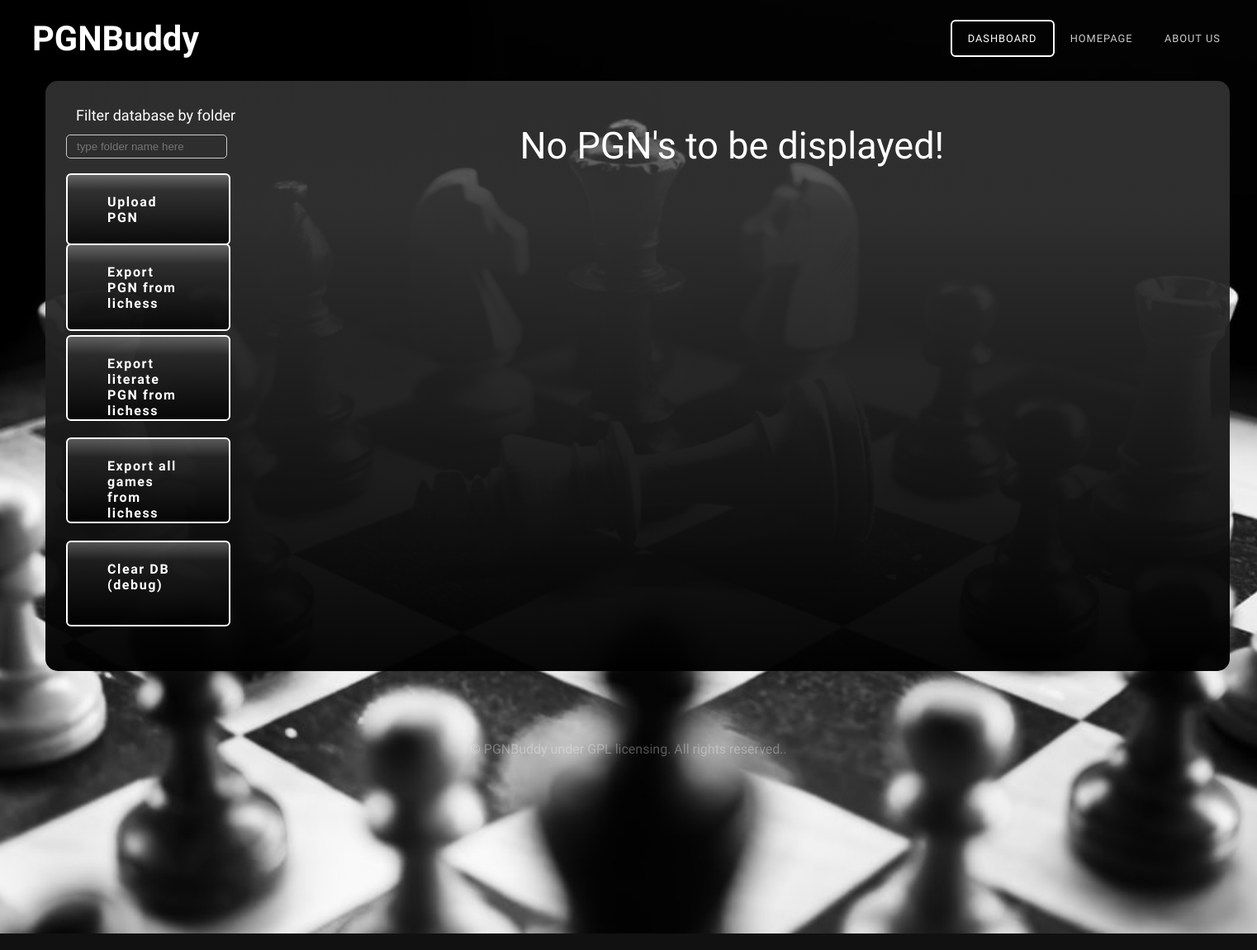
The page /dashboard (signed in) on the database as committed earlier.
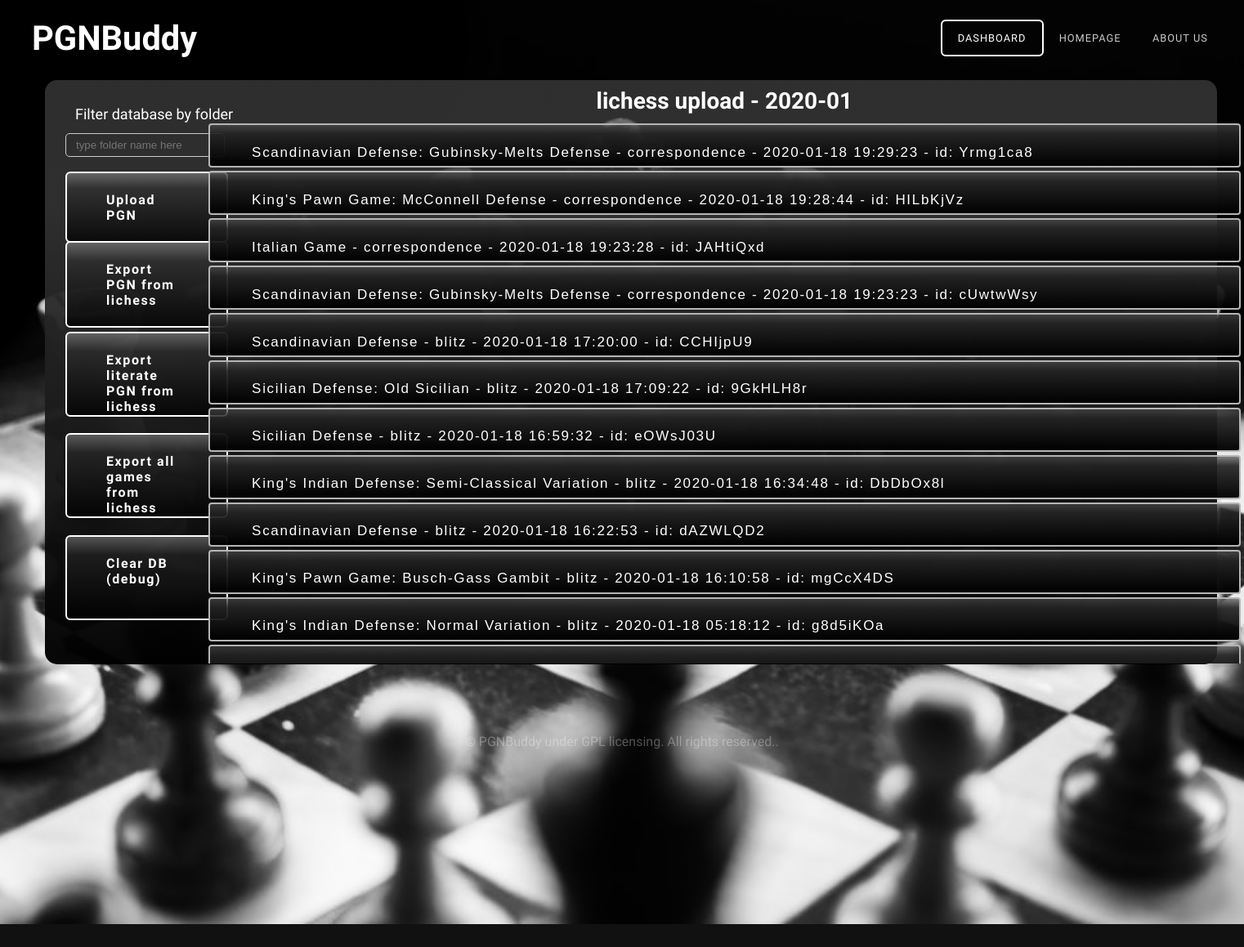
The same page on the database as committed later.
### models.py (models this page shows)
class pgn(db.Model):
    __tablename__ = 'pgn'
    __table_args__ = {'extend_existing': True}
    game = db.Column(db.String(9999))
    fileName = db.Column(db.String(129))
    folder = db.Column(db.String(120))
    userId = db.Column(db.Integer, db.ForeignKey('user.id'))
    frame = db.Column(db.String(200))
    pgnId = db.Column(db.Integer, primary_key=True)

### main.py (the view)
@main.route('/dashboard')
def dashboard():
    try:
        current_user = User.query.filter_by(email=session['email']).first()
    except:
        return render_template('webindex.html')
    games = db.session.query(pgn).filter_by(userId=current_user.id).all()
    gamelist = []
    for game in games:
        gamelist.append(game.game)
    pgnlist = []
    pgns = db.session.query(pgn).filter_by(userId=current_user.id).all()
    for pg in pgns:
        pgnlist.append({
            'name': str(pg.fileName),
            'game': pg.game,
            'folder': pg.folder,
            'frame': pg.frame,
            'pgnId': pg.pgnId
        })
    folderlist = []
    folders = db.session.query(pgn.folder).filter_by(
        userId=current_user.id).all()
    for folder in folders:
        folderlist.append(str(folder))
    folderlist = list(dict.fromkeys(folderlist))
    return render_template(
        'user_dashboard.html',
        games=gamelist,
        folders=folderlist,
        pgnlist=pgnlist
    )

### __init__.py (called while the page is built)
def create_app():
    app = Flask(__name__)
    app.config['SECRET_KEY'] = '9OLWxND4o83j4K4iuopO'
    app.config['SQLALCHEMY_DATABASE_URI'] = 'sqlite:///db.sqlite'
    db.init_app(app)
    config = {
    "DEBUG": True,
    "CACHE_TYPE": "simple",
    "CACHE_DEFAULT_TIMEOUT": 300
    }
    login_manager = LoginManager()
    login_manager.login_view = 'auth.login'
    login_manager.init_app(app)
    from .models import User
    from .models import pgn
    @login_manager.user_loader
    def load_user(user_id):
        return User.query.get(int(user_id))
    from .auth import auth as auth_blueprint
    app.register_blueprint(auth_blueprint)
    from .main import main as main_blueprint
    app.register_blueprint(main_blueprint)
    return app

### templates/user_dashboard.html (shortened to what this page needs)
<!DOCTYPE html PUBLIC "-//W3C//DTD XHTML 1.0 Strict//EN" "http://www.w3.org/TR/xhtml1/DTD/xhtml1-strict.dtd">
<html xmlns="http://www.w3.org/1999/xhtml">
<head>
<link href="static/css/default.css" rel="stylesheet" type="text/css" media="all" />
<link href="static/css/fonts.css" rel="stylesheet" type="text/css" media="all" />
</head>
<body>
<div id="header-wrapper">
	<div id="header" class="container">
		<div id="logo">
			<h1><a href="{{url_for('main.home')}}">PGNBuddy</a></h1>
		</div>
		<div id="menu">
			<ul>
				<li class="active"><a href="{{url_for('main.dashboard')}}" accesskey="2" title="">Dashboard</a></li>
				<li><a href="{{url_for('main.home')}}" accesskey="1" title="">Homepage</a></li>
				<li><a href="#" accesskey="3" title="">About Us</a></li>
			</ul>
		</div>
	</div>
	<div class="titlebox-dash">
		<div id="banner" class="container">
			<div class="title1">
				<form action="{{ url_for('main.uploadpgn') }}" method="POST" enctype="multipart/form-data">
					<div>
						<label class="button" id="uploadpgn">
							<input type="file" accept=".pgn" class="button" id="hiddenform" name="pgnfile" onchange="form.submit()">Upload PGN
						</label>
					</div>
				</form>
			<div>
				<a href="{{ url_for('main.lichessupload') }}" title="Import PGN from lichess" class='button' id='uploadlichess'>
					Export PGN from lichess</a>
				<a href="{{ url_for('main.lichessliterate') }}" title="Import literate PGN from lichess" class='button' id='lichessliterate'>
					Export literate PGN from lichess</a>
				<form action="{{ url_for('main.filterdb') }}" method="POST" enctype="multipart/form-data">
				 <div id="filterbutton">
					 <label id="filterdb">Filter database by folder
						 <input type=text title="View DB" id="filterdbinput" name="folder" placeholder="type folder name here">
					 </label>
				 </div>
				</form>
				<a href="{{ url_for('main.exportall') }}" title="export all games from lichess" class='button' id='exportall'>
					Export all games from lichess</a>
				<a href="{{ url_for('main.nothingyet') }}" title="" class='button' id='tbd'>
					Clear DB (debug)</a>
					<div class="userdatabase2">
							<ul>
								{% if not folders %}
									<h1 style="position: relative; margin-top: 50px; font-weight: 400; font-size: 45px;">No PGN's to be displayed!</h1>
								{% endif %}
								{% for folder in folders %}
								<li class="dblistitem">
								  <h2 style="font-size: 28px; font-weight: 550; padding-top: 7px; padding-bottom: 7px;">{{ folder[2:-3] }}</h2>
									<ol>
									{% for pg in pgnlist %}
										{% if pg['folder'] == folder[2:-3] %}
											<div id="accordion-{{loop.index}}" class="accordionbutton">
												<h2 class="newbutton" style="font-size: 17px; width: 90%;">{{ pg.name }}</h2>
											</div>
										{% endif %}
									{% endfor %}
									</ol>
								</li>
								{% endfor %}
							</ul>
					</div>
			    </div>
		</div>
</div>
</div>
<div id="copyright" class="container">
		<p>&copy; PGNBuddy under GPL licensing. All rights reserved.</a>.</p>
</div>
</body>
</html>

Rows that differ between the two databases and show on the page:
added pgn: name "Scandinavian Defense: Gubinsky-Melts Defense - correspondence - 2020-01-18 19:29:23 - id: Yrmg1ca8"
now on this page (row edited): pgn: name "King's Pawn Game: McConnell Defense - correspondence - 2020-01-18 19:28:44 - id: HILbKjVz"
now on this page (row edited): pgn: name "Italian Game - correspondence - 2020-01-18 19:23:28 - id: JAHtiQxd"
added pgn: name "Scandinavian Defense: Gubinsky-Melts Defense - correspondence - 2020-01-18 19:23:23 - id: cUwtwWsy"
added pgn: name "Scandinavian Defense - blitz - 2020-01-18 17:20:00 - id: CCHIjpU9"
now on this page (row edited): pgn: name "Sicilian Defense: Old Sicilian - blitz - 2020-01-18 17:09:22 - id: 9GkHLH8r"
added pgn: name "Sicilian Defense - blitz - 2020-01-18 16:59:32 - id: eOWsJ03U"
added pgn: name "King's Indian Defense: Semi-Classical Variation - blitz - 2020-01-18 16:34:48 - id: DbDbOx8l"
now on this page (row edited): pgn: name "Scandinavian Defense - blitz - 2020-01-18 16:22:53 - id: dAZWLQD2"
added pgn: name "King's Pawn Game: Busch-Gass Gambit - blitz - 2020-01-18 16:10:58 - id: mgCcX4DS"
added pgn: name "King's Indian Defense: Normal Variation - blitz - 2020-01-18 05:18:12 - id: g8d5iKOa"
Other text that changed with them:
new list line: "lichess upload - 2020-01"
text no longer shown: "No PGN's to be displayed!"
